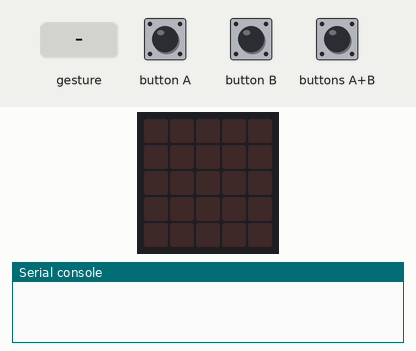
A program run on a simulated BBC micro:bit (MakeCode). Parts: the board's 5×5 LED display, the last lines printed to the serial console. Inputs (shaded band) come from the test bench. Random numbers come from a fixed seed; no radio messages arrive unless stated (any console line starting 'radio sent:' is added by the test bench); a tilt is held for 1.5 s and a shake lasts 1 s, then the board lies face up again.

Above: at 1.2 s.
1.3 s: buttons A+B pressed for 0.15 s
At 2.2 s:
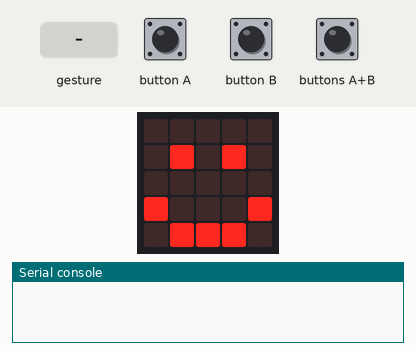
2.9 s: gesture 'shake'
At 4.5 s:
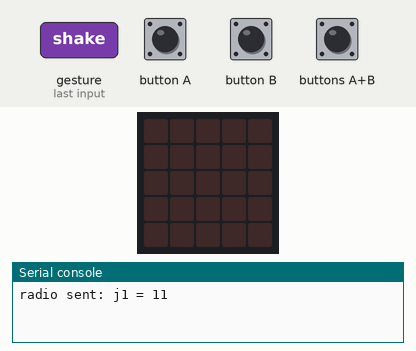
4.8 s: buttons A+B pressed for 1 s
At 17.5 s:
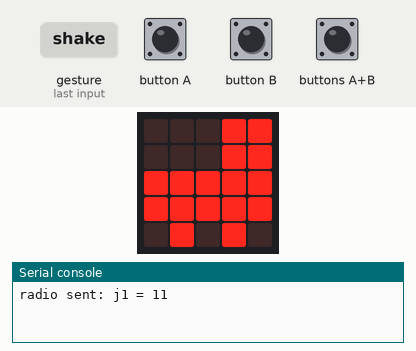
Timing chart, 0 to 17.8 s (numbered marks = the images above; inputs shaded):
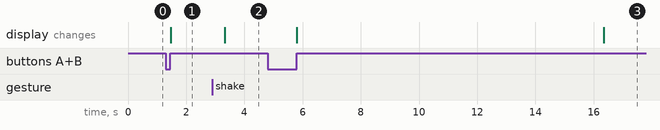

The program:

main.ts
```typescript
function escolherAlvo () {
    alvo = jogadores[randint(0, jogadores.length - 1)]
}
input.onGesture(Gesture.Shake, function () {
    if (batata > 0) {
        escolherAlvo()
        if (alvo != eu) {
            radio.sendValue(alvo, batata)
            batata = -1
        } else {
            escolherAlvo()
        }
    }
})
input.onButtonPressed(Button.AB, function () {
    batata = randint(10, 30)
})
radio.onReceivedValue(function (name, value) {
    if (eu == name) {
        batata = value
    }
})
let alvo = ""
let eu = ""
let batata = 0
let jogadores: string[] = []
jogadores = [
"j1",
"j2",
"j3",
"j4"
]
batata = -1
eu = "j4"
alvo = "j"
radio.setGroup(1)
basic.forever(function () {
    batata += -1
    if (batata > 0) {
        basic.showIcon(IconNames.Happy)
    } else if (batata == 0) {
        basic.showIcon(IconNames.Rollerskate)
        basic.pause(2000)
    } else {
        basic.clearScreen()
    }
})
```

test.ts
```typescript
// testes vão aqui; isto não será compilado quando este pacote for usado como uma extensão.
```

Measured:
- after the input at 1.3 s, the display: changes after 0.16 s (image 1)
- after the input at 2.9 s, the display: changes after 0.42 s (image 2)
- after the input at 4.8 s, the display: first changes after 1.0 s (image 3 shows a later state)
